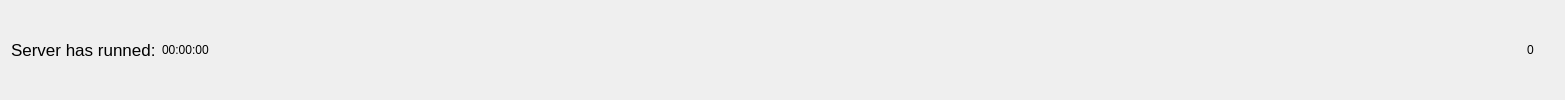
         <widget class="QWidget" name="horizontalWidget" native="true">
          <property name="minimumSize">
           <size>
            <width>0</width>
            <height>40</height>
           </size>
          </property>
          <layout class="QHBoxLayout" name="horizontalLayout_3">
           <item>
            <widget class="QLabel" name="label_server_runned">
             <property name="font">
              <font>
               <pointsize>13</pointsize>
              </font>
             </property>
             <property name="text">
              <string>Server has runned:</string>
             </property>
            </widget>
           </item>
           <item>
            <widget class="QLabel" name="label_run_time">
             <property name="text">
              <string>00:00:00</string>
             </property>
            </widget>
           </item>
           <item>
            <spacer name="horizontalSpacer">
             <property name="orientation">
              <enum>Qt::Horizontal</enum>
             </property>
             <property name="sizeType">
              <enum>QSizePolicy::Fixed</enum>
             </property>
             <property name="sizeHint" stdset="0">
              <size>
               <width>1250</width>
               <height>20</height>
              </size>
             </property>
            </spacer>
           </item>
           <item>
            <widget class="QLabel" name="label_SQL">
             <property name="minimumSize">
              <size>
               <width>25</width>
               <height>25</height>
              </size>
             </property>
             <property name="maximumSize">
              <size>
               <width>25</width>
               <height>25</height>
              </size>
             </property>
             <property name="styleSheet">
              <string notr="true">image: url(:/navi/sql_amber.png);</string>
             </property>
             <property name="text">
              <string/>
             </property>
            </widget>
           </item>
           <item>
            <widget class="QLabel" name="label_connectionicon">
             <property name="minimumSize">
              <size>
               <width>25</width>
               <height>25</height>
              </size>
             </property>
             <property name="maximumSize">
              <size>
               <width>25</width>
               <height>25</height>
              </size>
             </property>
             <property name="styleSheet">
              <string notr="true">image: url(:/navi/connection.svg);</string>
             </property>
             <property name="text">
              <string/>
             </property>
            </widget>
           </item>
           <item>
            <widget class="QLabel" name="label_connections">
             <property name="maximumSize">
              <size>
               <width>30</width>
               <height>16777215</height>
              </size>
             </property>
             <property name="text">
              <string>0</string>
             </property>
            </widget>
           </item>
           <item>
            <spacer name="horizontalSpacer_right">
             <property name="orientation">
              <enum>Qt::Horizontal</enum>
             </property>
             <property name="sizeType">
              <enum>QSizePolicy::Fixed</enum>
             </property>
             <property name="sizeHint" stdset="0">
              <size>
               <width>20</width>
               <height>20</height>
              </size>
             </property>
            </spacer>
           </item>
          </layout>
         </widget>
